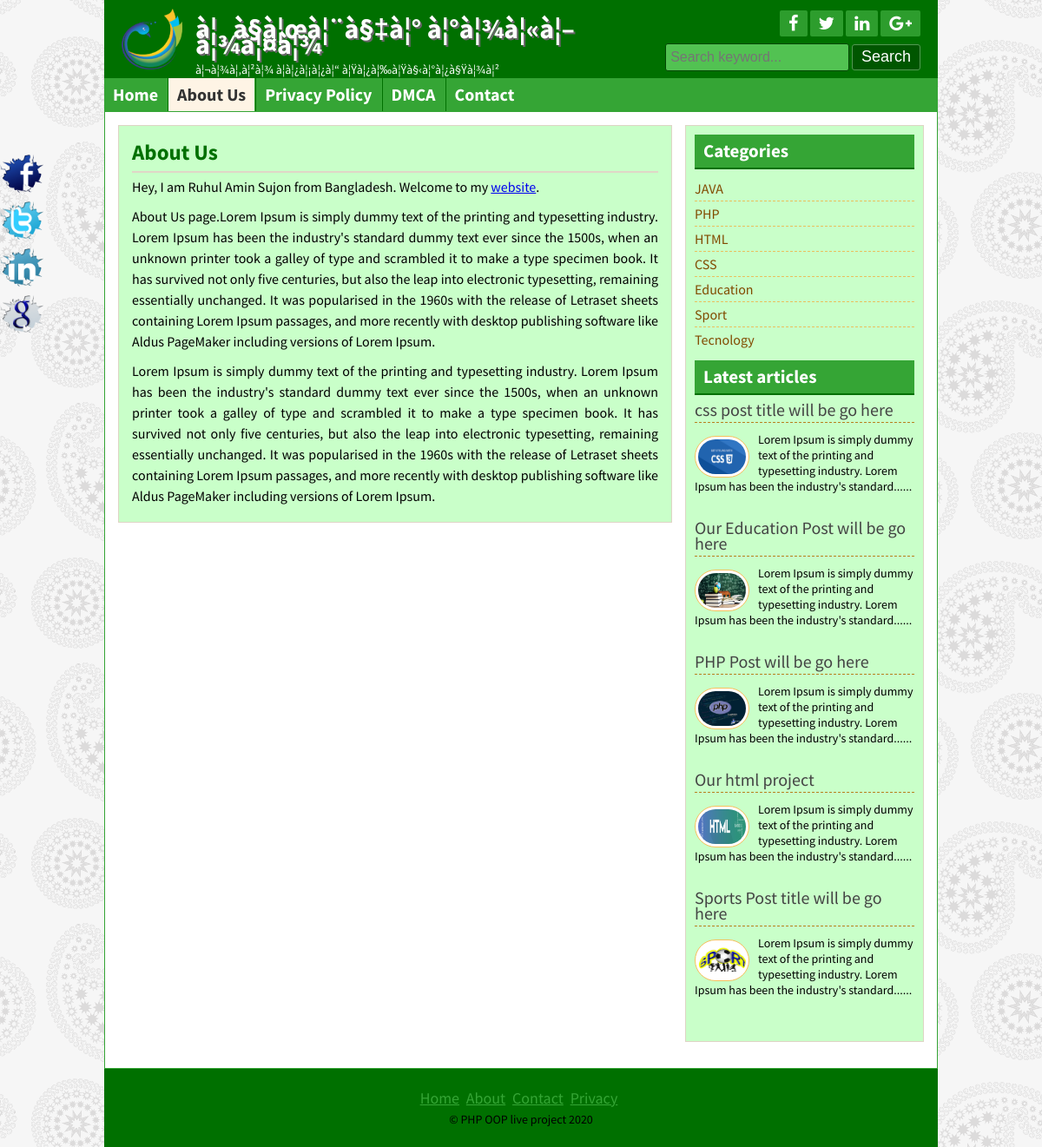
Page /page.php?pageid=1 on the committed database.
### tables this page shows
CREATE TABLE `title_slogan` (
  `id` int(11) NOT NULL,
  `title` varchar(255) NOT NULL,
  `slogan` varchar(255) NOT NULL,
  `logo` varchar(255) NOT NULL
);

CREATE TABLE `tbl_social` (
  `id` int(11) NOT NULL,
  `fb` varchar(255) NOT NULL,
  `tw` varchar(255) NOT NULL,
  `ln` varchar(255) NOT NULL,
  `gp` varchar(255) NOT NULL
);

CREATE TABLE `tbl_page` (
  `id` int(11) NOT NULL,
  `name` varchar(255) NOT NULL,
  `body` text NOT NULL
);

CREATE TABLE `tbl_catagory` (
  `id` int(11) NOT NULL,
  `name` varchar(50) NOT NULL
);

CREATE TABLE `tbl_post` (
  `id` int(11) NOT NULL,
  `userid` int(11) NOT NULL,
  `cat` varchar(50) NOT NULL,
  `title` varchar(50) NOT NULL,
  `body` text NOT NULL,
  `image` varchar(255) NOT NULL,
  `author` varchar(50) NOT NULL,
  `tags` varchar(255) NOT NULL,
  `date` timestamp NOT NULL DEFAULT current_timestamp()
);

CREATE TABLE `tbl_footer` (
  `id` int(11) NOT NULL,
  `note` varchar(255) NOT NULL
);

### lib/Database.php (called while the page is built, shortened)
<?php
Class Database{
	public $host   = DB_HOST;
	public $user   = DB_USER;
	public $pass   = DB_PASS;
	public $dbname = DB_NAME;
	public $link;
	private function connectDB(){
	$this->link = new mysqli($this->host, $this->user, $this->pass, $this->dbname);
 }
	public function select($query){
		$result = $this->link->query($query) or die($this->link->error.__LINE__);
		if($result->num_rows > 0){
			return $result;
		} else {
			return false;
		}
	}
}

### helpers/Format.php (called while the page is built, shortened)
<?php
class Format{
		public function textShorten($text, $limit = 400){
		$text = $text. " ";
		$text = substr($text, 0,$limit);
		$text = substr($text, 0,strrpos($text, ' '));
		$text = $text. "......";
		return $text;
	}
}
?>

### page.php (the view)
<?php include 'inc/header.php';?>
<?php
	if(!isset($_GET['pageid']) || $_GET['pageid'] == NULL){
		header("Location:404.php");
	} else {
		$id = $_GET['pageid'];
	}
?>
<?php
	$pagequery = "select * from tbl_page where id='$id'";
	$pagedetails = $db->select($pagequery);
	if($pagedetails){
	while($result = $pagedetails->fetch_assoc()){
?>
	<div class="contentsection contemplete clear">
		<div class="maincontent clear">
			<div class="about">
				<h2><?php echo $result['name']; ?></h2>
				<?php echo $result['body']; ?>
	</div>
		</div>
	<?php } }else { header("Location:404.php"); } ?>
				<?php include "inc/sidebar.php";?>
		<?php include 'inc/footer.php';?>

### inc/header.php (shortened to what this page needs)
<?php include 'lib/Database.php';?>
<?php include 'helpers/Format.php';?>
<?php
	$db = new Database();
	$fm = new Format();
?>
<!DOCTYPE html>
<html>
<head>
	<?php include 'scripts/css.php'; ?>
</head>
<body>
	<div class="headersection templete clear">
		<a href="index.php">
			<div class="logo">
<?php
	$query = "select * from title_slogan where id='1' ";
	$blog_title = $db->select($query);
	if($blog_title){
	while($result = $blog_title->fetch_assoc()){
?>
				<img src="admin/<?php echo $result['logo']; ?>" alt="Logo"/>
				<h2><?php echo $result['title']; ?></h2>
				<p><?php echo $result['slogan']; ?></p>
	<?php }} ?>
			</div>
		</a>
		<div class="social clear">
			<div class="icon clear">
	<?php
		$query = "select * from tbl_social where id='1'";
		$socialmedia = $db->select($query);
		if($socialmedia){
		while($result = $socialmedia->fetch_assoc()){
	?>
				<a href="<?php echo $result['fb'];?>" target="_blank"><i class="fa fa-facebook"></i></a>
				<a href="<?php echo $result['tw'];?>" target="_blank"><i class="fa fa-twitter"></i></a>
				<a href="<?php echo $result['ln'];?>" target="_blank"><i class="fa fa-linkedin"></i></a>
				<a href="<?php echo $result['gp'];?>" target="_blank"><i class="fa fa-google-plus"></i></a>
    <?php } } ?>
			</div>
			<div class="searchbtn clear">
			<form action="search.php" method="get">
				<input type="text" name="search" placeholder="Search keyword..."/>
				<input type="submit" name="submit" value="Search"/>
			</form>
			</div>
		</div>
	</div>
<div class="navsection templete">
	<?php
		$path = $_SERVER['SCRIPT_FILENAME'];
		$currentpage = basename($path, '.php');
	?>
	<ul>
		<li><a
		<?php if ($currentpage == 'index') {echo 'id="active"';}?>
		href="index.php">Home</a></li>
<?php
	$query = "select * from tbl_page";
	$pages = $db->select($query);
	if($pages){
	while($result = $pages->fetch_assoc()){
?>
<li><a
		<?php
			if(isset($_GET['pageid']) && $_GET['pageid'] == $result['id']){
				echo 'id="active"';
			}
		?>
href="page.php?pageid=<?php echo $result['id']; ?>"><?php echo $result['name']; ?></a> </li>
<?php } } ?>
		<li><a <?php if ($currentpage == 'contact') {echo 'id="active"';}?> href="contact.php">Contact</a></li>
	</ul>
</div>

### inc/sidebar.php
<div class="sidebar clear">
			<div class="samesidebar clear">
				<h2>Categories</h2>
					<ul>
				<?php
				$query = "select * from tbl_catagory";
				$category = $db -> select($query);
				if($category){
				while($result = $category->fetch_assoc()){
				?>
						<li><a href="posts.php?category=<?php echo $result['id']; ?>"><?php echo $result['name']; ?></a></li>
						<?php } } else { ?>
							<li>No Category Created</li>
						<?php } ?>
					</ul>
			</div>
			<div class="samesidebar clear">
				<h2>Latest articles</h2>
				<?php
					$query = "select * from tbl_post limit 5";
					$post = $db -> select($query);
					if($post){
					while($result = $post->fetch_assoc()){
				?>
					<div class="popular clear">
						<h3><a href="post.php?id=<?php echo $result['id']; ?>"><?php echo $result['title']; ?></a></h3>
						<a href="post.php?id=<?php echo $result['id']; ?>"><img src="admin/<?php echo $result['image']; ?>" alt="post image"/></a>
						<?php echo $fm->textShorten($result['body'], 125); ?>
					</div>
				<?php } } else { header("Location:404.php");} ?>
			</div>
		</div>

### inc/footer.php (shortened to what this page needs)
</div>
	<div class="footersection templete clear">
	  <div class="footermenu clear">
		<ul>
			<li><a href="index.php">Home</a></li>
			<li><a href="about.php">About</a></li>
			<li><a href="contact.php">Contact</a></li>
			<li><a href="#">Privacy</a></li>
		</ul>
	  </div>
<?php
	$query = "select * from tbl_footer where id='1'";
	$footernote = $db->select($query);
	if($footernote){
	while($result = $footernote->fetch_assoc()){
?>
	  <p>&copy; <?php echo $result['note']; ?> <?php echo date('Y'); ?></p>
<?php } } ?>
	</div>
	<div class="fixedicon clear">
	<?php
		$query = "select * from tbl_social where id='1'";
		$socialmedia = $db->select($query);
		if($socialmedia){
		while($result = $socialmedia->fetch_assoc()){
	?>
		<a href="<?php echo $result['fb'];?>" target="_blank"><img src="images/fb.png" alt="Facebook"/></a>
		<a href="<?php echo $result['tw'];?>" target="_blank"><img src="images/tw.png" alt="Twitter"/></a>
		<a href="<?php echo $result['ln'];?>" target="_blank"><img src="images/in.png" alt="LinkedIn"/></a>
		<a href="<?php echo $result['gp'];?>" target="_blank"><img src="images/gl.png" alt="GooglePlus"/></a>
	<?php } } ?>
	</div>
</body>
</html>

### style.css (style rules this page uses)
* { margin:0;padding:0;outline:0 }
body { font-family: 'Source Sans Pro', sans-serif;font-size:14px;line-height:18px;color:#000;background:url(images/bg.png)repeat fixed 0 0 #fff; }
.templete { width:960px;margin:0 auto; }
.contemplete { margin: 0 auto; width: 928px; }
.clear { overflow:hidden; }
input[type="text"], input[type="email"] { border: 1px solid #cfc5b6; border-radius: 3px; margin-bottom: 5px; padding: 5px; width: 300px; }
input[type="submit"] { background: #b7801c none repeat scroll 0 0; border: 1px solid #e6af4b; color: #fff; cursor: pointer; font-size: 20px; padding: 1px 10px; }
.headersection { background: #ca932f none repeat scroll 0 0; color: #fff; }
.logo { float: left; width: 580px; }
.logo img { float: left; margin-right: 15px; padding-bottom: 10px; padding-left: 20px; padding-top: 10px; width: 70px; }
.logo h2 { color: #fff; font-size: 32px; margin-bottom: 11px; margin-top: 24px; text-shadow: 2px 2px 0 #666; }
.logo p { color:#fff; }
.social { float: right; margin-right: 20px; margin-top: 12px; text-align: right; width: 360px; }
.icon { float: right; }
.icon a { background: #a56e0a none repeat scroll 0 0; border-radius: 2px; color: #fff; display: block; float: left; font-size: 20px; margin-left: 3px; padding: 5px 10px; }
.searchbtn { float: right; margin-top: 8px; }
.searchbtn input[type="text"] { border: 1px solid #A56E0A; width: 200px; background: #FFE07C; font-size: 16px; height: 20px; }
.searchbtn input[type="submit"] { border: 1px solid #9d6602; border-radius: 3px; font-size: 18px; height: 30px; padding-left: 10px; padding-right: 10px; padding-top: 0; cursor: pointer; }
.navsection { background: none repeat scroll 0 0 #e6af4b; min-height: 38px; }
.navsection ul { margin:0;padding:0;list-style:none; }
.navsection ul li { border-left: 1px solid #fdc662; border-right: 1px solid #c18a26; display: block; float: left; position:relative; }
.navsection ul li:first-child { border-left: 0px solid #fdc662; }
.navsection ul li:last-child { border-right: 0px solid #c18a26; }
.navsection ul li a { color: #fff; display: block; font-size: 20px; font-weight: bold; padding: 10px; text-decoration: none; }
.navsection ul li a:hover, #active { background:#FEF4E5;color:#333; }
.contentsection { background: #ffffff none repeat scroll 0 0; border: 1px solid #ca932f; padding: 15px; }
.maincontent { background: #fef4e5 none repeat scroll 0 0; border: 1px solid #ded4c5; float: left; margin: 0 15px 15px 0; padding: 8px 15px; width: 606px; }
.about { font-size: 16px; line-height: 24px; text-align: justify; }
.about p { font-size: 16px; line-height: 24px; margin-bottom: 10px; text-align: justify; }
.samepost h2, .about h2 { border-bottom: 2px solid #e0d6c7; color: #ac7511; font-size: 25px; margin-bottom: 4px; padding: 10px 10px 10px 0; }
.sidebar { background: #fef4e5 none repeat scroll 0 0; border: 1px solid #ded4c5; float: right; margin-bottom: 15px; margin-top: 0; padding: 10px; width: 253px; }
.samesidebar { margin-bottom: 10px; }
.samesidebar h2 { background: #e6af4b none repeat scroll 0 0; border-bottom: 2px solid #b7801c; color: #333; margin-bottom: 8px; padding: 10px; }
.samesidebar ul { padding:0;margin:0;list-style:none; }
.samesidebar ul li { border-bottom: 1px dashed #e9c05c; font-size: 16px; padding: 5px 8px 5px 0; }
.samesidebar ul li:last-child { border-bottom: 0px dashed #e9c05c; }
.samesidebar ul li a { color: #814a00; text-decoration: none; }
.samesidebar p { margin-bottom: 10px; }
.popular { margin-bottom: 20px; }
.popular h3 { border-bottom: 1px dashed #b7801c; font-size: 20px; font-weight: normal; margin-bottom: 10px; padding-bottom: 5px; }
.popular h3 a { text-decoration:none;color:#444 }
.popular img { background: #fff none repeat scroll 0 0; border: 1px solid #f6bf5b; border-radius: 30px; float: left; height: 40px; margin-right: 10px; margin-top: 5px; padding: 3px; width: 55px; }
.footersection { height:90px;background:#B7801C;text-align:center }
.footermenu { margin-top: 25px; margin-bottom: 5px; }
.footermenu ul { padding:0;margin:0;list-style:none;text-align:center; }
.footermenu ul li { display:inline-block; }
.footermenu ul li a { color: #E6AF4B; font-size: 18px; margin-right: 5px; }
.fixedicon { left: 0; position: fixed; top: 175px; width: 60px; }
.fixedicon img { width: 50px; }

### rows in the picture
title_slogan: logo (picture), title "à¦¸à§à¦œà¦¨à§‡à¦° à¦°à¦¾à¦«à¦–à¦¾à¦¤à¦¾", slogan "à¦¬à¦¾à¦‚à¦²à¦¾ à¦­à¦¿à¦¡à¦¿à¦“ à¦Ÿà¦¿à¦‰à¦Ÿà§‹à¦°à¦¿à§Ÿà¦¾à¦²"
tbl_page: name "About Us", body "Hey, I am Ruhul Amin Sujon from Bangladesh. Welcome to my website . About Us page.Lorem Ipsum is simply dummy text of the printing and typesetting industry. Lorem Ipsum has been the industry's standard dummy text ever since the 1500s, when an unknown printer took a galley of type and scrambled it to make a type specimen book. It has survived not only five centuries, but also the leap into electronic typesetting, remaining essentially unchanged. It was popularised in the 1960s with the release of Letraset sheets containing Lorem Ipsum passages, and more recently with desktop publishing software like Aldus PageMaker including versions of Lorem Ipsum. Lorem Ipsum is simply dummy text of the…"
tbl_page: name "Privacy Policy"
tbl_page: name "DMCA"
tbl_catagory: name "JAVA"
tbl_catagory: name "PHP"
tbl_catagory: name "HTML"
tbl_catagory: name "CSS"
tbl_catagory: name "Education"
tbl_catagory: name "Sport"
tbl_catagory: name "Tecnology"
tbl_post: title "css post title will be go here", image (picture), body "Lorem Ipsum is simply dummy text of the printing and typesetting industry. Lorem Ipsum has been the industry's standard......"
tbl_post: title "Our Education Post will be go here", image (picture), body "Lorem Ipsum is simply dummy text of the printing and typesetting industry. Lorem Ipsum has been the industry's standard......"
tbl_post: title "PHP Post will be go here", image (picture), body "Lorem Ipsum is simply dummy text of the printing and typesetting industry. Lorem Ipsum has been the industry's standard......"
tbl_post: title "Our html project", image (picture), body "Lorem Ipsum is simply dummy text of the printing and typesetting industry. Lorem Ipsum has been the industry's standard......"
tbl_post: title "Sports Post title will be go here", image (picture), body "Lorem Ipsum is simply dummy text of the printing and typesetting industry. Lorem Ipsum has been the industry's standard......"
tbl_footer: note "PHP OOP live project"
